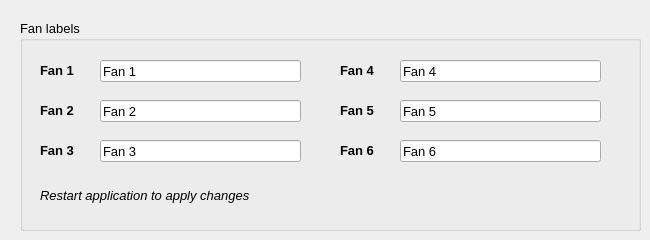
    <widget class="QWidget" name="tabRenameFans">
     <property name="enabled">
      <bool>true</bool>
     </property>
     <attribute name="title">
      <string>Rename Fans</string>
     </attribute>
     <widget class="QGroupBox" name="groupBoxFanNames">
      <property name="enabled">
       <bool>true</bool>
      </property>
      <property name="geometry">
       <rect>
        <x>20</x>
        <y>20</y>
        <width>621</width>
        <height>211</height>
       </rect>
      </property>
      <property name="font">
       <font>
        <pointsize>10</pointsize>
        <bold>false</bold>
       </font>
      </property>
      <property name="title">
       <string>Fan labels</string>
      </property>
      <widget class="QLabel" name="label_77">
       <property name="geometry">
        <rect>
         <x>20</x>
         <y>80</y>
         <width>51</width>
         <height>21</height>
        </rect>
       </property>
       <property name="font">
        <font>
         <pointsize>10</pointsize>
         <bold>true</bold>
        </font>
       </property>
       <property name="text">
        <string>Fan 2</string>
       </property>
      </widget>
      <widget class="QLineEdit" name="lineEditFan5">
       <property name="geometry">
        <rect>
         <x>380</x>
         <y>80</y>
         <width>201</width>
         <height>22</height>
        </rect>
       </property>
       <property name="font">
        <font>
         <pointsize>10</pointsize>
         <bold>false</bold>
        </font>
       </property>
       <property name="text">
        <string>Fan 5</string>
       </property>
      </widget>
      <widget class="QLabel" name="label_147">
       <property name="geometry">
        <rect>
         <x>320</x>
         <y>80</y>
         <width>51</width>
         <height>21</height>
        </rect>
       </property>
       <property name="font">
        <font>
         <pointsize>10</pointsize>
         <bold>true</bold>
        </font>
       </property>
       <property name="text">
        <string>Fan 5</string>
       </property>
      </widget>
      <widget class="QLineEdit" name="lineEditFan4">
       <property name="geometry">
        <rect>
         <x>380</x>
         <y>40</y>
         <width>201</width>
         <height>22</height>
        </rect>
       </property>
       <property name="font">
        <font>
         <pointsize>10</pointsize>
         <bold>false</bold>
        </font>
       </property>
       <property name="text">
        <string>Fan 4</string>
       </property>
      </widget>
      <widget class="QLabel" name="label_6">
       <property name="geometry">
        <rect>
         <x>20</x>
         <y>40</y>
         <width>51</width>
         <height>21</height>
        </rect>
       </property>
       <property name="font">
        <font>
         <pointsize>10</pointsize>
         <bold>true</bold>
        </font>
       </property>
       <property name="text">
        <string>Fan 1</string>
       </property>
      </widget>
      <widget class="QLabel" name="label_78">
       <property name="geometry">
        <rect>
         <x>20</x>
         <y>120</y>
         <width>51</width>
         <height>21</height>
        </rect>
       </property>
       <property name="font">
        <font>
         <pointsize>10</pointsize>
         <bold>true</bold>
        </font>
       </property>
       <property name="text">
        <string>Fan 3</string>
       </property>
      </widget>
      <widget class="QLineEdit" name="lineEditFan6">
       <property name="geometry">
        <rect>
         <x>380</x>
         <y>120</y>
         <width>201</width>
         <height>22</height>
        </rect>
       </property>
       <property name="font">
        <font>
         <pointsize>10</pointsize>
         <bold>false</bold>
        </font>
       </property>
       <property name="text">
        <string>Fan 6</string>
       </property>
      </widget>
      <widget class="QLineEdit" name="lineEditFan2">
       <property name="geometry">
        <rect>
         <x>80</x>
         <y>80</y>
         <width>201</width>
         <height>22</height>
        </rect>
       </property>
       <property name="font">
        <font>
         <pointsize>10</pointsize>
         <bold>false</bold>
        </font>
       </property>
       <property name="text">
        <string>Fan 2</string>
       </property>
      </widget>
      <widget class="QLabel" name="label_149">
       <property name="geometry">
        <rect>
         <x>320</x>
         <y>120</y>
         <width>51</width>
         <height>21</height>
        </rect>
       </property>
       <property name="font">
        <font>
         <pointsize>10</pointsize>
         <bold>true</bold>
        </font>
       </property>
       <property name="text">
        <string>Fan 6</string>
       </property>
      </widget>
      <widget class="QLabel" name="label_148">
       <property name="geometry">
        <rect>
         <x>320</x>
         <y>40</y>
         <width>51</width>
         <height>21</height>
        </rect>
       </property>
       <property name="font">
        <font>
         <pointsize>10</pointsize>
         <bold>true</bold>
        </font>
       </property>
       <property name="text">
        <string>Fan 4</string>
       </property>
      </widget>
      <widget class="QLineEdit" name="lineEditFan1">
       <property name="geometry">
        <rect>
         <x>80</x>
         <y>40</y>
         <width>201</width>
         <height>22</height>
        </rect>
       </property>
       <property name="font">
        <font>
         <pointsize>10</pointsize>
         <bold>false</bold>
        </font>
       </property>
       <property name="text">
        <string>Fan 1</string>
       </property>
      </widget>
      <widget class="QLineEdit" name="lineEditFan3">
       <property name="geometry">
        <rect>
         <x>80</x>
         <y>120</y>
         <width>201</width>
         <height>22</height>
        </rect>
       </property>
       <property name="font">
        <font>
         <pointsize>10</pointsize>
         <bold>false</bold>
        </font>
       </property>
       <property name="text">
        <string>Fan 3</string>
       </property>
      </widget>
      <widget class="QLabel" name="label_4">
       <property name="geometry">
        <rect>
         <x>20</x>
         <y>160</y>
         <width>281</width>
         <height>31</height>
        </rect>
       </property>
       <property name="font">
        <font>
         <pointsize>10</pointsize>
         <italic>true</italic>
        </font>
       </property>
       <property name="text">
        <string>Restart application to apply changes</string>
       </property>
      </widget>
     </widget>
    </widget>
